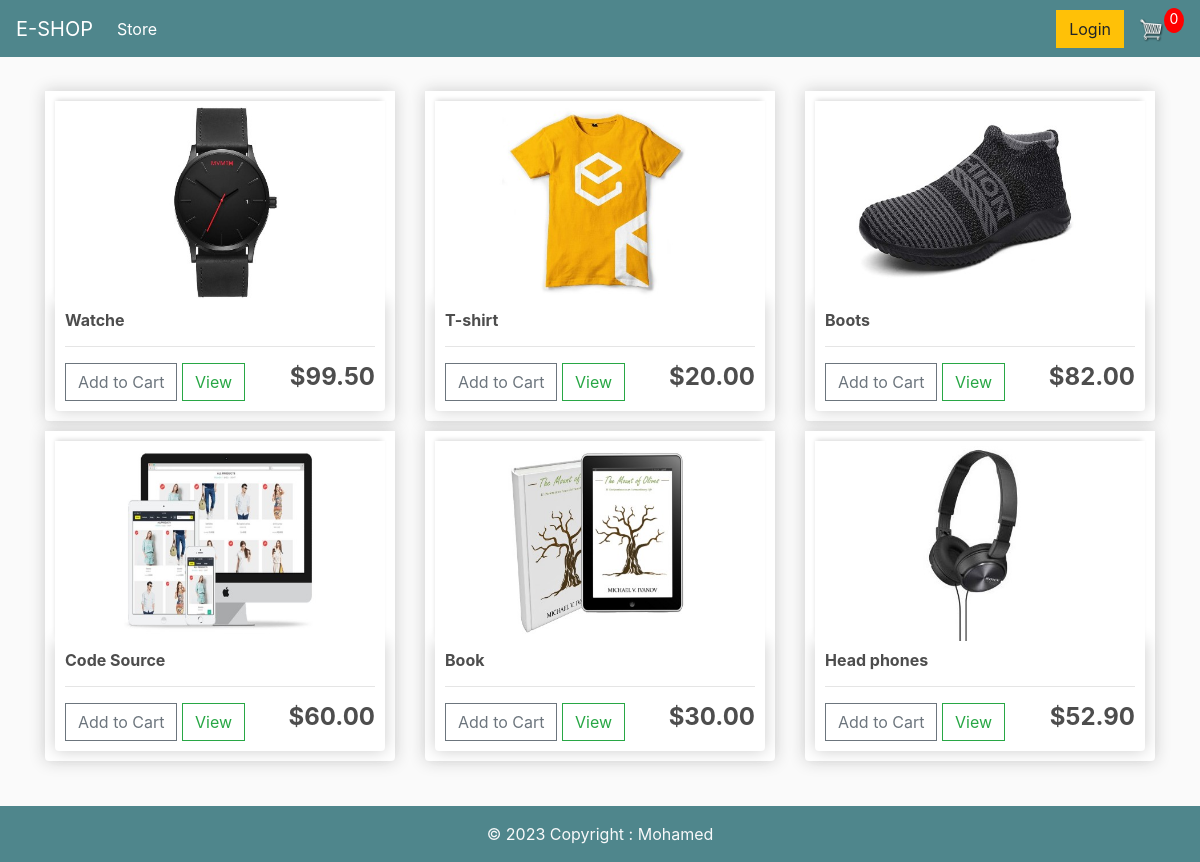
The page / on the database its author committed.
### store/models.py (models this page shows, shortened)
class Product(models.Model):
    name = models.CharField(max_length=200)
    price = models.FloatField()
    digital = models.BooleanField(default=False, null=True, blank=True)
    image = models.ImageField(null=True, blank=True)
    @property
    def imageURL(self):
        try:
            url = self.image.url
        except:
            url = ''
        return url

### store/views.py (the view)
# urls.py: path('', include('store.urls')),
def store(request):
    if request.user.is_authenticated:
        customer = request.user.customer
        order, created = Order.objects.get_or_create(
            customer=customer, complete=False)
        items = order.orderitem_set.all()
        cartItems = order.get_cart_items
    else:
        items = []
        order = {'get_cart_total': 0, 'get_cart_items': 0}
        cartItems = order['get_cart_items']
    products = Product.objects.all()
    context = {
        'products': products,
        'cartItems': cartItems,
    }
    return render(request, 'store/store.html', context)

### store/templates/store/store.html
{% extends 'store/main.html' %}
{% load static %}
{% block content %}
<div class="row">
    {% for product in products %}
        <div class="col-lg-4">
            <div class="box-element product">
                <img class="thumbnail" src="{{product.imageURL}}">
                <div class="box-element product">
                    <h6><strong>{{product.name}}</strong></h6>
                    <hr>
                    <button data-product="{{product.id}}" data-action ="add" class="btn btn-outline-secondary add-btn update-cart">Add to Cart</button>
                    <a class="btn btn-outline-success" href="#">View</a>
                    <h4 style="display: inline-block; float:right"><strong>${{product.price|floatformat:2}}</strong></h4>
                </div>
            </div>
        </div>
    {% endfor %}
</div>
{% endblock content %}

### static/css/main.css (style rules this page uses)
body { background-color: hsl(0, 0%, 98%); }
h1,h2,h3,h4,h5,h6 { color:hsl(0, 0%, 30%); }
.box-element { box-shadow:hsl(0, 0%, 80%) 0 0 16px; background-color: #fff; border-radius: 4px; padding: 10px; }
.thumbnail { width: 100%; height: 200px; -webkit-box-shadow: -1px -3px 5px -2px rgba(214,214,214,1); -moz-box-shadow: -1px -3px 5px -2px rgba(214,214,214,1); box-shadow: -1px -3px 5px -2px rgba(214,214,214,1); }
.product { border-radius: 0 0 4px 4px; }
.col-lg-4, .col-lg-6, .col-lg-8, .col-lg-12 { margin-top: 10px; }
.btn { border-radius: 0; }

### rows shown on the page
Product: imageURL (picture), name "Watche", price "99.50"
Product: imageURL (picture), name "T-shirt", price "20.00"
Product: imageURL (picture), name "Boots", price "82.00"
Product: imageURL (picture), name "Code Source", price "60.00"
Product: imageURL (picture), name "Book", price "30.00"
Product: imageURL (picture), name "Head phones", price "52.90"

### other values the page prints
{{ cartItems }} "0"
